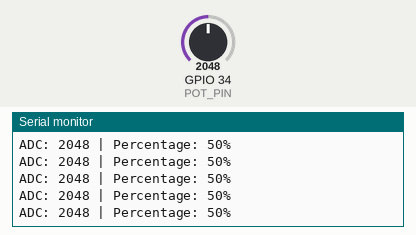
Simulated run of this sketch. Board: ESP32. Parts: the last lines printed to the serial monitor. The inputs (shaded band) are chosen by the test bench; at power-on: GPIO 34 (POT_PIN) = 2048.

Above: at 1.2 s.
1.3 s: GPIO 34 (POT_PIN) set to 2866
At 1.56 s:
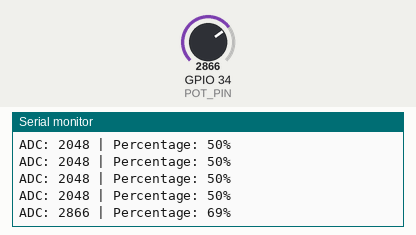
2.8 s: GPIO 34 (POT_PIN) set to 3603
At 2.96 s:
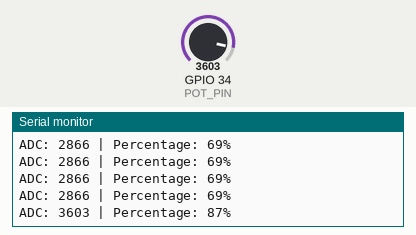
Timing chart, 0 to 5.8 s (numbered marks = the images above; inputs shaded):
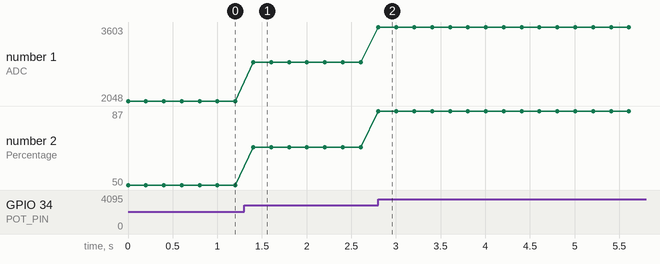

Measured:
- after the input at 1.3 s, the serial monitor: prints a new line after 0.10 s (image 1)
- after the input at 2.8 s, the serial monitor: prints a new line at once (image 2)
- plotted number 1: 2048 → 2866 after the input at 1.3 s, 2866 → 3603 after the input at 2.8 s
- plotted number 2: 50 → 69 after the input at 1.3 s, 69 → 87 after the input at 2.8 s

The sketch:

pot.ino
```cpp
const int POT_PIN = 34;

void setup() {
  Serial.begin(115200);
}

void loop() {
  int rawValue = analogRead(POT_PIN);

  int percentage = map(
    rawValue,
    0,
    4095,
    0,
    100
  );

  Serial.print("ADC: ");
  Serial.print(rawValue);

  Serial.print(" | Percentage: ");
  Serial.print(percentage);

  Serial.println("%");

  delay(200);
}
```
